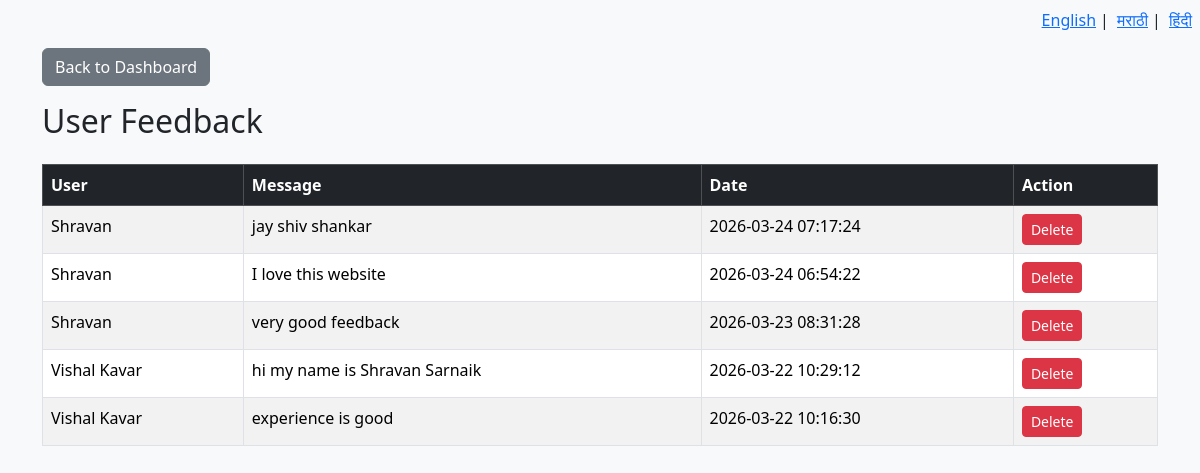
/admin/feedback (signed in), run on the app's committed database.
### tables this page shows
CREATE TABLE feedback (
            id INTEGER PRIMARY KEY AUTOINCREMENT,
            user_id INTEGER NOT NULL,
            message TEXT NOT NULL,
            created_at TIMESTAMP DEFAULT CURRENT_TIMESTAMP
    );

CREATE TABLE users (
            id INTEGER PRIMARY KEY AUTOINCREMENT,
            name TEXT NOT NULL,
            mobile TEXT NOT NULL UNIQUE,
            password TEXT NOT NULL,
            age INTEGER,
            farmer_type TEXT,
            state TEXT,
            district TEXT,
            village TEXT,
            land_hectares REAL,
            experience_years INTEGER,
            primary_crop TEXT,
            irrigation_type TEXT,
            soil_type TEXT,
            farming_method TEXT
        );

### app.py (the view)
@app.route("/admin/feedback")
@admin_required
def admin_feedback():
    text = get_text(get_lang())
    with db_connection() as conn:
        feedbacks = conn.execute("""
            SELECT f.id, f.message, f.created_at, u.name
            FROM feedback f
            JOIN users u ON f.user_id = u.id
            ORDER BY f.created_at DESC
        """).fetchall()
        feedbacks = [dict(f) for f in feedbacks] if feedbacks else []
    return render("admin_feedback.html", feedbacks=feedbacks, text=text)

### app.py (called while the page is built)
@app.after_request
def set_cache_control(response):
    response.headers['Cache-Control'] = 'no-store, no-cache, must-revalidate, max-age=0'
    response.headers['Pragma'] = 'no-cache'
    response.headers['Expires'] = '0'
    return response

@app.teardown_appcontext
def shutdown_db(exception=None):
    close_db()

def admin_required(f):
    @wraps(f)
    def wrapper(*args, **kwargs):
        if not session.get("admin_logged_in"):
            text = get_text(get_lang())
            msg = text.get("admin_login_required") or "Administrator login required"
            flash(msg, "error")
            return redirect("/admin/login")
        return f(*args, **kwargs)
    return wrapper

def get_lang():
    lang = session.get("lang", "en")
    return lang if lang in SUPPORTED_LANGS else "en"

def render(template, **kwargs):
    kwargs.setdefault("text", get_text(get_lang()))
    kwargs.setdefault("user_name", session.get("user_name"))
    return render_template(template, **kwargs)

@app.context_processor
def inject_globals():
    return {
        "text": get_text(get_lang()),
        "user_name": session.get("user_name"),
        "lang": get_lang(),
        "admin_logged_in": session.get("admin_logged_in"),
        "admin_username": session.get("admin_username")
    }

### db.py (called while the page is built)
def get_db_connection():
    global _db_conn
    if _db_conn is None:
        _db_conn = sqlite3.connect(DB_PATH, check_same_thread=False)
        _db_conn.row_factory = sqlite3.Row
        _db_conn.execute("PRAGMA query_only = OFF")
        _db_conn.execute("PRAGMA journal_mode = WAL")
    return _db_conn

@contextmanager
def db_connection():
    conn = get_db_connection()
    try:
        yield conn
        conn.commit()
    except Exception:
        conn.rollback()
        raise

### templates/admin_feedback.html (shortened to what this page needs)
<!DOCTYPE html>
<html lang="{{ session.get('lang','en') }}">
<head>
    <link href="https://cdn.jsdelivr.net/npm/bootstrap@5.3.3/dist/css/bootstrap.min.css" rel="stylesheet">
</head>
<body class="bg-light py-4">
    <div class="position-absolute top-0 end-0 p-2">
        <a href="/set_language/en" class="me-1">English</a>|
        <a href="/set_language/mr" class="mx-1">मराठी</a>|
        <a href="/set_language/hi" class="ms-1">हिंदी</a>
    </div>
    <div class="container mt-4">
        <a href="/admin/dashboard" class="btn btn-secondary mb-3">{{ text.back_to_admin_dashboard }}</a>
        <h2 class="mb-4">{{ text.user_feedback }}</h2>
        {% if feedbacks %}
        <table class="table table-bordered table-striped">
            <thead class="table-dark">
                <tr>
                    <th>User</th>
                    <th>Message</th>
                    <th>Date</th>
                    <th>Action</th>
                </tr>
            </thead>
            <tbody>
                {% for f in feedbacks %}
                <tr>
                    <td>{{ f["name"] }}</td>
                    <td>{{ f["message"] }}</td>
                    <td>{{ f["created_at"] }}</td>
                    <td>
                        <a href="/admin/delete_feedback/{{ f['id'] }}" class="btn btn-danger btn-sm"
                            onclick="return confirm('{{ text.delete_feedback_confirm }}')">
                            Delete
                        </a>
                    </td>
                </tr>
                {% endfor %}
            </tbody>
        </table>
        {% else %}
        <p>{{ text.no_feedback_available }}</p>
        {% endif %}
    </div>
</body>
</html>

### data on the page
feedback: name "Shravan", message "jay shiv shankar", created_at "2026-03-24 07:17:24"
feedback: name "Shravan", message "I love this website", created_at "2026-03-24 06:54:22"
feedback: name "Shravan", message "very good feedback", created_at "2026-03-23 08:31:28"
feedback: name "Vishal Kavar", message "hi my name is Shravan Sarnaik", created_at "2026-03-22 10:29:12"
feedback: name "Vishal Kavar", message "experience is good", created_at "2026-03-22 10:16:30"

### other printed values
{{ text.back_to_admin_dashboard }} "Back to Dashboard"
{{ text.user_feedback }} "User Feedback"
